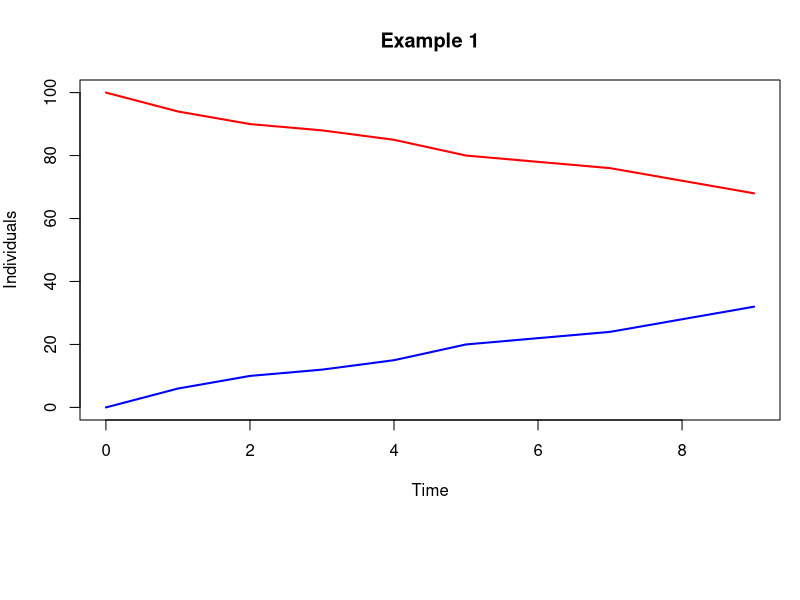

R code for this plot:
#*******************************************************************************
#  
# This file is part of iBioSim. Please visit <http://www.async.ece.utah.edu/ibiosim>
# for the latest version of iBioSim.
#
# Copyright (C) 2017 University of Utah
#
# This library is free software; you can redistribute it and/or modify it
# under the terms of the Apache License. A copy of the license agreement is provided
# in the file named "LICENSE.txt" included with this software distribution
# and also available online at <http://www.async.ece.utah.edu/ibiosim/License>.
#  
#*******************************************************************************

data <- read.table("Example1.csv", header=TRUE, sep=",")
data <- data[, order(names(data))]
dead <- subset(data, select=grep("Dead", names(data)))
time <- subset(data, select=grep("Time", names(data)))
index<-apply(dead,2,function(x){tail(which(x<1),1)})
alive_time <- time[matrix(index,1)]
year <- 0:9
alive_count <- lapply(year, function(x) sum(alive_time >= x))
dead_count <- lapply(alive_count, function(x) 100-x)

par(mar = c(9,4,4,1))
colors = c("red",  "blue1")
plot(year, alive_count, type='l', col=colors[1], main='Example 1', ylab='Individuals', xlab = 'Time', ylim=c(0,100),lwd=2)
lines(year, dead_count, type='l', col=colors[2],lwd=2)
legend('bottom', c('Alive', 'Dead'), col=colors,lty=1,lwd=2,inset=c(0,-0.8), ncol=2,xpd = TRUE)